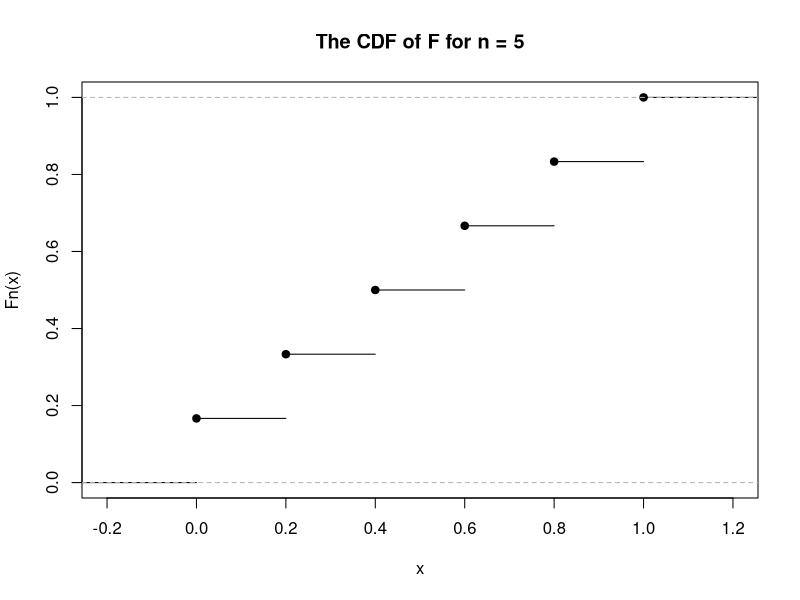
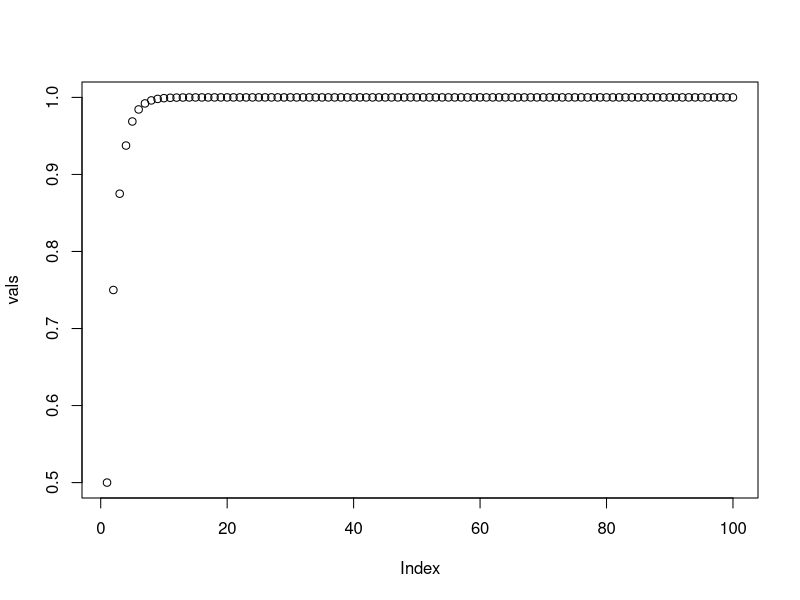
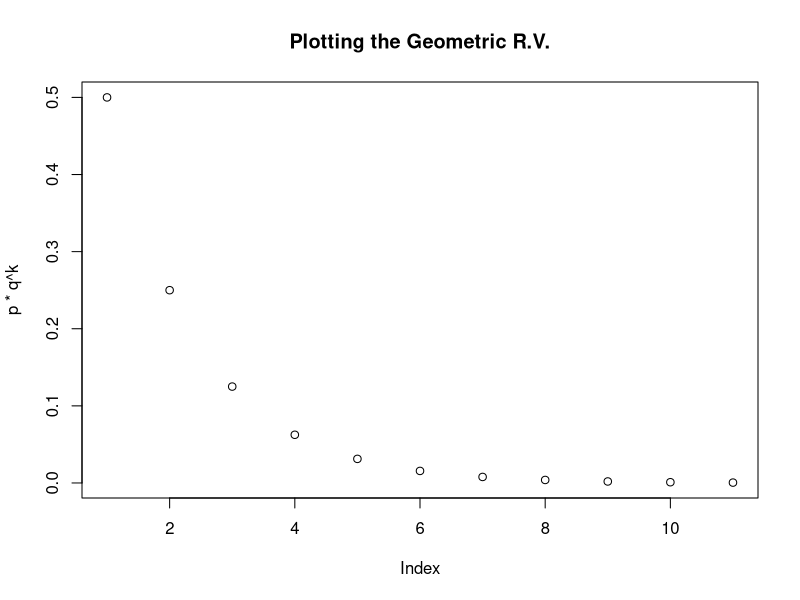
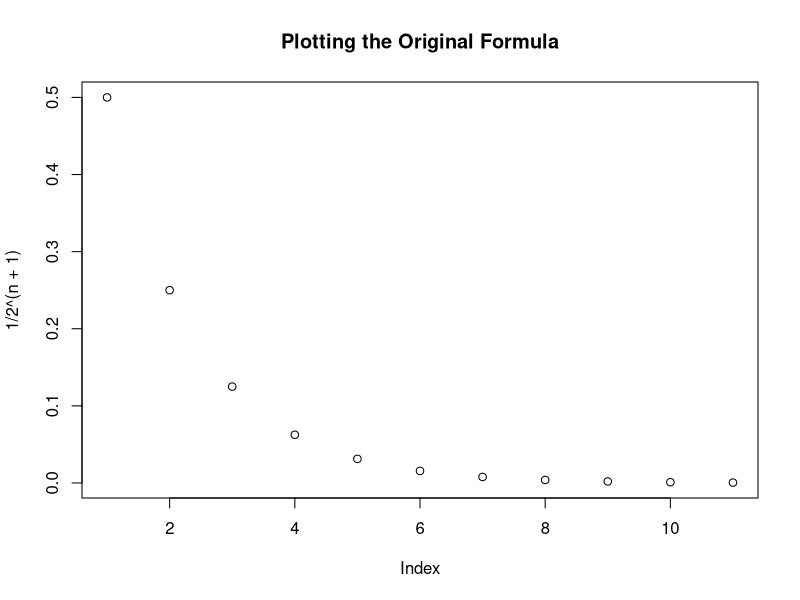
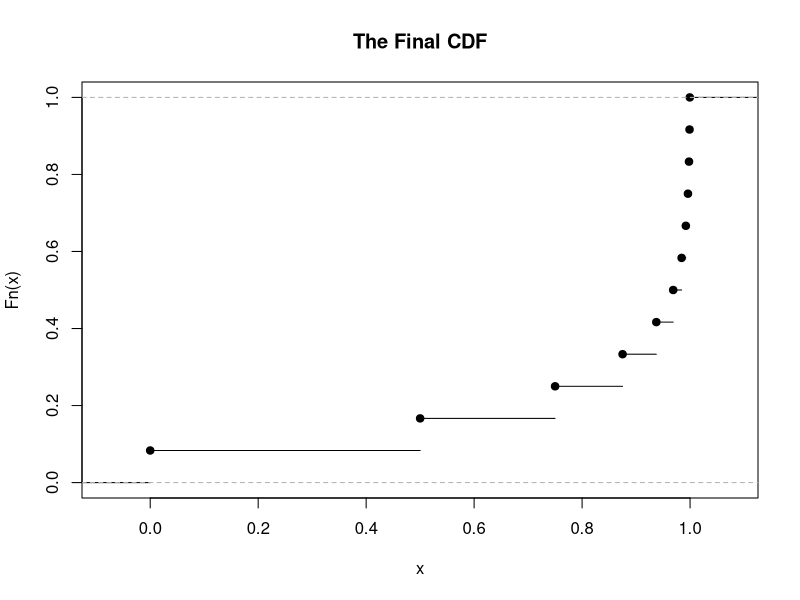
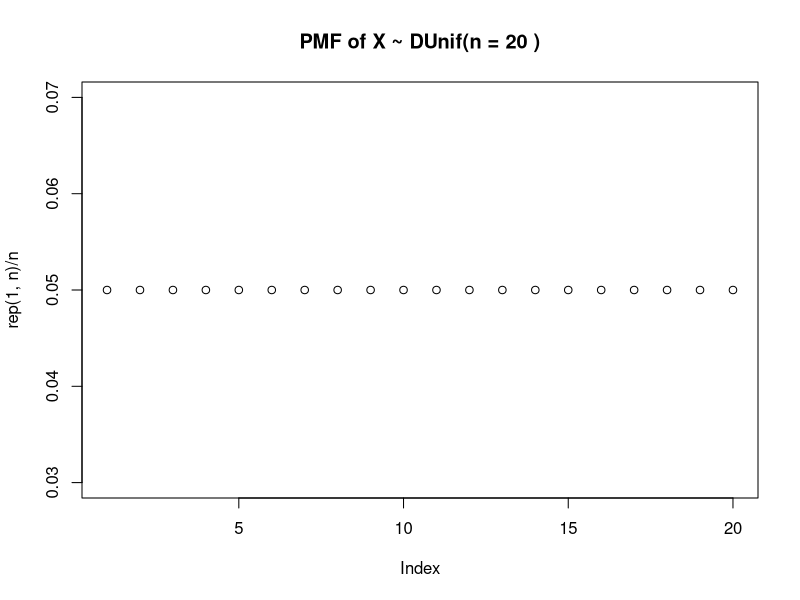
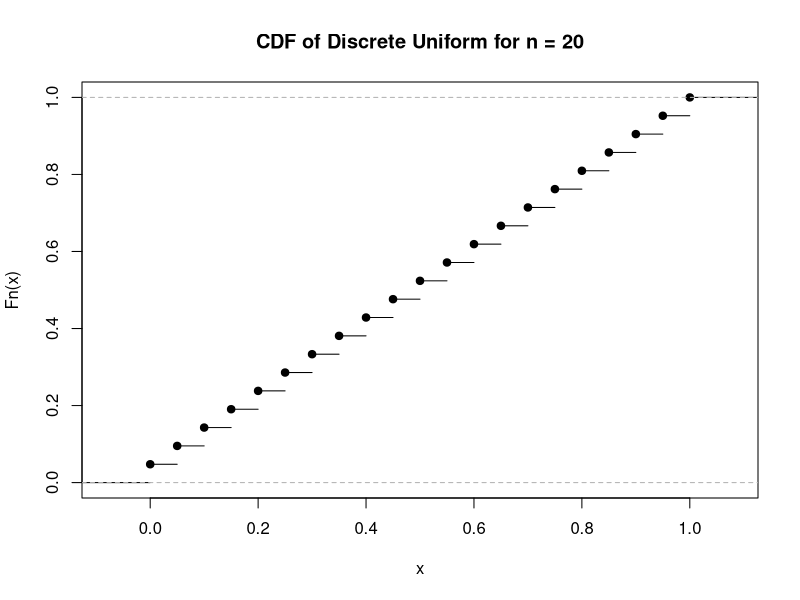

The R script that drew these images, in order:
## ---- chunk 1
knitr::opts_chunk$set(echo = TRUE)
## ---- chunk 2
n <- 5 # this n value is arbitrary and can be changed as pleased
x <- 0:n
CDF.F <- ecdf(floor(x)/n)
plot(CDF.F, main=paste("The CDF of F for n =",n))
## ---- chunk 3
n <- 100
sum.probs <- 0
vals <- numeric(100) #declaring an empty vector
for(x in 1:n){
  sum.probs = sum.probs + 1/2^x
  vals[x] <- sum.probs
}
plot(vals)
## ---- chunk 4
#validating my first claim about the original formula being a geometric r.v.
p <- 1/2
q <- 1-(1/2)
k <- 0:10
plot(p*q^k, main="Plotting the Geometric R.V.")

n <- 0:10
plot(1/2^(n+1), main="Plotting the Original Formula")

n <- -1:10
final.cdf <- ecdf(.5*((1-.5^(n+1))/(.5)))
# the final CDF
plot(final.cdf, main="The Final CDF")
## ---- chunk 5
log10(factorial(10)/factorial(9)) # does it sum to 1?
## ---- chunk 6
n <- 20
k <- 0:n
plot(rep(1,n)/n, main=paste("PMF of X ~ DUnif(n =",n,")"))
plot(ecdf(floor(k)/n), main=paste("CDF of Discrete Uniform for n =",n))
